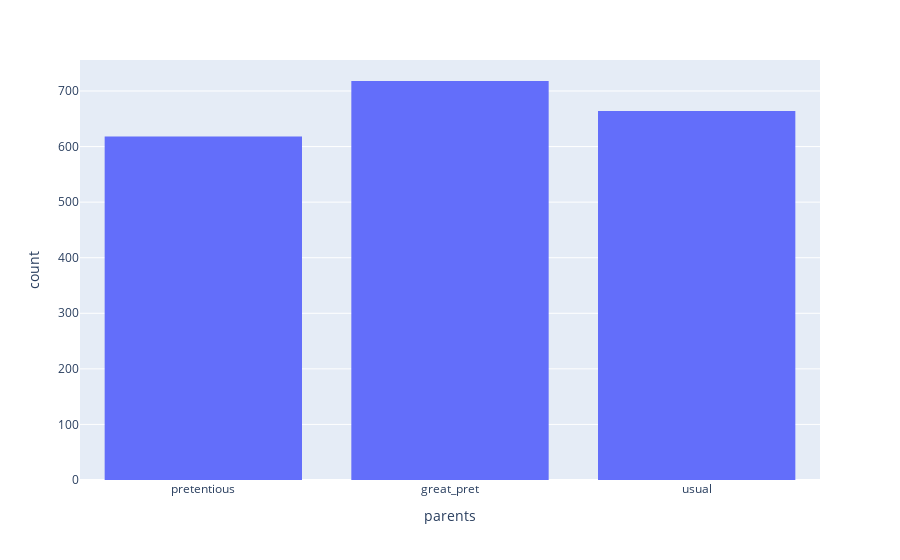
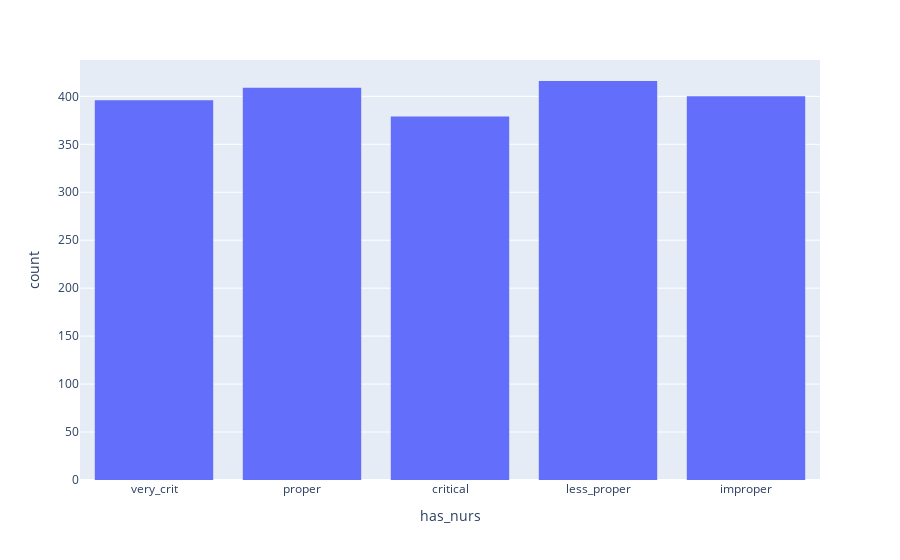
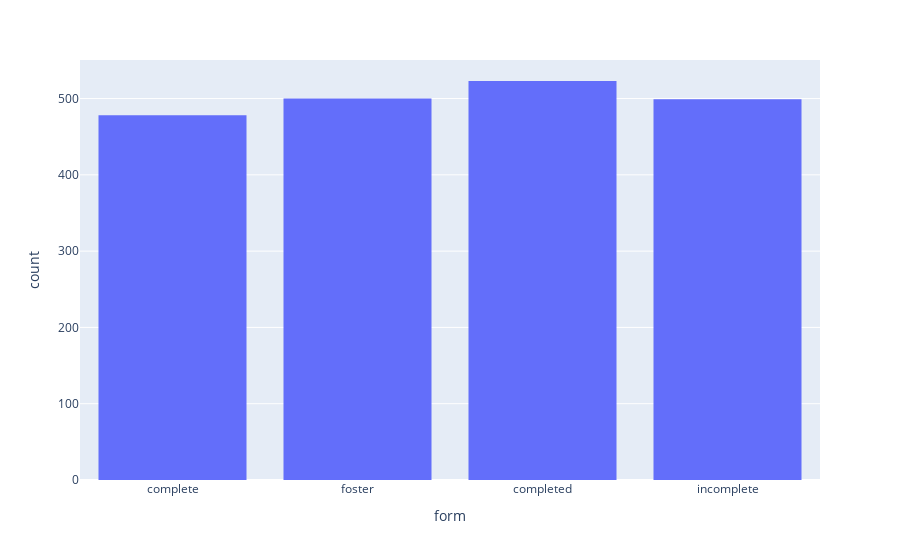
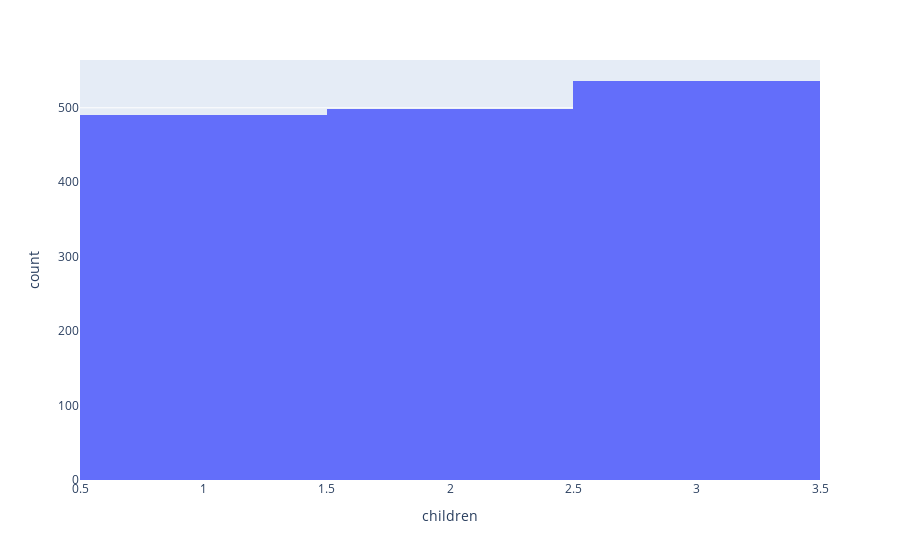

The cell these charts' notebook holds for them, in order:
### Markdown cell above
Create all the figures in a loop:

- `for i in from dataframe get columns`
    - Set `fig` to `with px do histogram using` a list containing
        - `dataframe`
        - freestyle `x=i` (`i` will take on the name of a column on each loop)
    - Empty freestyle followed by `with fig do show using`

### Code cell
for i in dataframe.columns:
  fig = px.histogram(dataframe, x=i)
  (fig.show())

#<xml xmlns="https://developers.google.com/blockly/xml"><variables><variable id="n+-#0`*wD8rg+dSg6M^w">i</variable><variable id="Y+grzOaS*0=OHV6zO8m/">dataframe</variable><variable id="AriMCkUM!81vTeAcb+6,">fig</variable><variable id="+yh,Zg{hON]zy6D~.rH#">px</variable></variables><block type="controls_forEach" id="7YJ)K?q9poiHMo2hO,si" x="159" y="297"><field name="VAR" id="n+-#0`*wD8rg+dSg6M^w">i</field><value name="LIST"><block type="varGetProperty" id="k3#lLk(++xN{Qk3$B!$/"><field name="VAR" id="Y+grzOaS*0=OHV6zO8m/">dataframe</field><field name="MEMBER">columns</field><data>dataframe:columns</data></block></value><statement name="DO"><block type="variables_set" id="JN`QXdt~zSW=Hr{(pqls"><field name="VAR" id="AriMCkUM!81vTeAcb+6,">fig</field><value name="VALUE"><block type="varDoMethod" id="{:}eVR02P7FStzQGj0GV"><field name="VAR" id="+yh,Zg{hON]zy6D~.rH#">px</field><field name="MEMBER">histogram</field><data>px:histogram</data><value name="INPUT"><block type="lists_create_with" id="+1ab50iuN1{=}kB6mhZH"><mutation items="2"></mutation><value name="ADD0"><block type="variables_get" id="mQ9=gXbU-Tlr[a!+Z~PN"><field name="VAR" id="Y+grzOaS*0=OHV6zO8m/">dataframe</field></block></value><value name="ADD1"><block type="dummyOutputCodeBlock" id="hJq@W1q];BsF7]9/8:rP"><field name="CODE">x=i</field></block></value></block></value></block></value><next><block type="valueNoOutputCodeBlock" id="(zDrmSRou~?8NOFz?_:t"><field name="CODE"></field><value name="INPUT"><block type="varDoMethod" id="S6kF2H)`W^?,.3{VU8x1"><field name="VAR" id="AriMCkUM!81vTeAcb+6,">fig</field><field name="MEMBER">show</field><data>fig:show</data></block></value></block></next></block></statement></block></xml>

### Figure 1 — Plotly figure (JSON) as saved in the notebook; plotly's stock layout.template omitted (floating-point values rounded to 4 significant figures; data arrays with more than 128 entries replaced by an {"elided": "..."} marker saying what was removed)
{"data": [{"alignmentgroup": "True", "bingroup": "x", "hovertemplate": "parents=%{x}<br>count=%{y}<extra></extra>", "legendgroup": "", "marker": {"color": "#636efa"}, "name": "", "offsetgroup": "", "orientation": "v", "showlegend": false, "type": "histogram", "x": {"elided": "2000 str values"}, "xaxis": "x", "yaxis": "y"}], "layout": {"autosize": true, "barmode": "relative", "legend": {"tracegroupgap": 0}, "margin": {"t": 60}, "xaxis": {"anchor": "y", "autorange": true, "domain": [0, 1], "range": [-0.5, 2.5], "title": {"text": "parents"}, "type": "category"}, "yaxis": {"anchor": "x", "autorange": true, "domain": [0, 1], "range": [0, 755.8], "title": {"text": "count"}}}}

### Figure 2 — Plotly figure (JSON) as saved in the notebook; plotly's stock layout.template omitted (floating-point values rounded to 4 significant figures; data arrays with more than 128 entries replaced by an {"elided": "..."} marker saying what was removed)
{"data": [{"alignmentgroup": "True", "bingroup": "x", "hovertemplate": "has_nurs=%{x}<br>count=%{y}<extra></extra>", "legendgroup": "", "marker": {"color": "#636efa"}, "name": "", "offsetgroup": "", "orientation": "v", "showlegend": false, "type": "histogram", "x": {"elided": "2000 str values"}, "xaxis": "x", "yaxis": "y"}], "layout": {"autosize": true, "barmode": "relative", "legend": {"tracegroupgap": 0}, "margin": {"t": 60}, "xaxis": {"anchor": "y", "autorange": true, "domain": [0, 1], "range": [-0.5, 4.5], "title": {"text": "has_nurs"}, "type": "category"}, "yaxis": {"anchor": "x", "autorange": true, "domain": [0, 1], "range": [0, 437.9], "title": {"text": "count"}}}}

### Figure 3 — Plotly figure (JSON) as saved in the notebook; plotly's stock layout.template omitted (floating-point values rounded to 4 significant figures; data arrays with more than 128 entries replaced by an {"elided": "..."} marker saying what was removed)
{"data": [{"alignmentgroup": "True", "bingroup": "x", "hovertemplate": "form=%{x}<br>count=%{y}<extra></extra>", "legendgroup": "", "marker": {"color": "#636efa"}, "name": "", "offsetgroup": "", "orientation": "v", "showlegend": false, "type": "histogram", "x": {"elided": "2000 str values"}, "xaxis": "x", "yaxis": "y"}], "layout": {"autosize": true, "barmode": "relative", "legend": {"tracegroupgap": 0}, "margin": {"t": 60}, "xaxis": {"anchor": "y", "autorange": true, "domain": [0, 1], "range": [-0.5, 3.5], "title": {"text": "form"}, "type": "category"}, "yaxis": {"anchor": "x", "autorange": true, "domain": [0, 1], "range": [0, 550.5], "title": {"text": "count"}}}}

### Figure 4 — Plotly figure (JSON) as saved in the notebook; plotly's stock layout.template omitted (floating-point values rounded to 4 significant figures; data arrays with more than 128 entries replaced by an {"elided": "..."} marker saying what was removed)
{"data": [{"alignmentgroup": "True", "bingroup": "x", "hovertemplate": "children=%{x}<br>count=%{y}<extra></extra>", "legendgroup": "", "marker": {"color": "#636efa"}, "name": "", "offsetgroup": "", "orientation": "v", "showlegend": false, "type": "histogram", "x": {"elided": "2000 str values"}, "xaxis": "x", "yaxis": "y"}], "layout": {"autosize": true, "barmode": "relative", "legend": {"tracegroupgap": 0}, "margin": {"t": 60}, "xaxis": {"anchor": "y", "autorange": true, "domain": [0, 1], "range": [0.5, 3.5], "title": {"text": "children"}, "type": "linear"}, "yaxis": {"anchor": "x", "autorange": true, "domain": [0, 1], "range": [0, 564.2], "title": {"text": "count"}}}}
